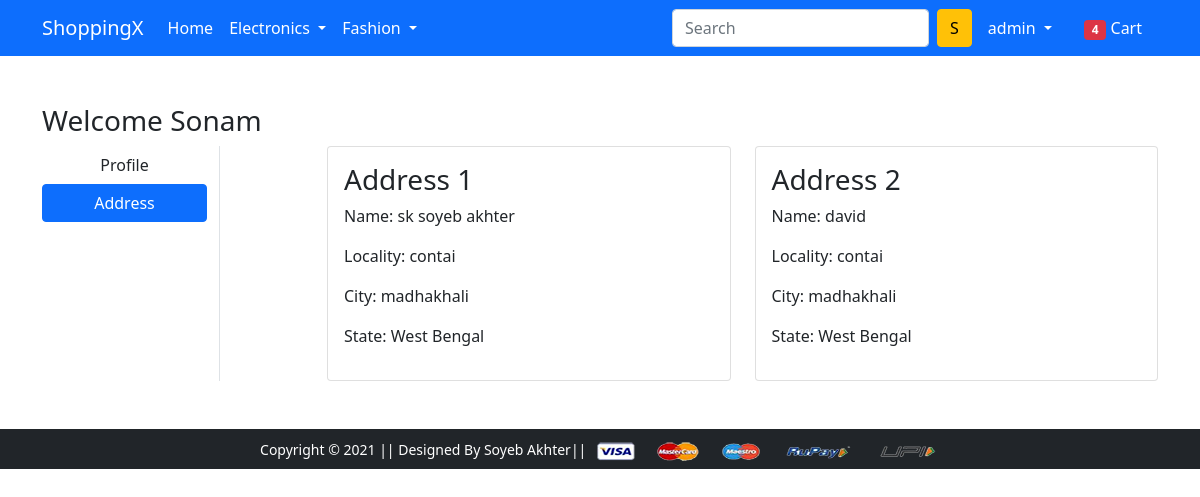
The page /address/ (signed in) on the database its author committed.
### app/models.py (models this page shows, shortened)
class Customer(models.Model):
    user = models.ForeignKey(User, on_delete=models.CASCADE)
    name = models.CharField(max_length=150)
    locality = models.CharField(max_length=150)
    city = models.CharField(max_length=150)
    zipcode = models.IntegerField()
    state = models.CharField(choices=STATE_CHOICES, max_length=150)

### app/views.py (the view)
# urls.py: path('address/', views.address, name='address'),
def address(request):
    add = Customer.objects.filter(user=request.user)
    context = {
        'add': add
    }
    return render(request, 'app/address.html', context)

### app/templates/app/address.html (shortened to what this page needs)
{% extends 'app/base.html' %}
{% load static %}
{% block main-content %}
<div class="container my-5">
 <div class="row">
 <h3>Welcome Sonam</h3>
  <div class="col-sm-2 border-end">
   <ul class="list-unstyled">
    <li class="d-grid"><a href="{% url 'profile' %}" class="btn">Profile</a></li>
    <li class="d-grid"><a href="{% url 'address' %}" class="btn btn-primary">Address</a></li>
   </ul>
  </div>
  <div class="col-sm-9 offset-sm-1">
   <div class="row">
    {% for address in add %}
    <div class="col-sm-6">
     <div class="card">
      <div class="card-body">
       <h3>Address {{ forloop.counter }}</h3>
       <p>Name: {{address.name}}</p>
       <p>Locality: {{ address.locality }}</p>
       <p>City: {{ address.city }}</p>
       <p>State: {{ address.state }}</p>
      </div>
     </div>
    </div>
    {% endfor %}
   </div>
  </div>
 </div>
</div>
{% endblock main-content %}

### app/templates/app/base.html (shortened to what this page needs)
<!doctype html>
{% load static %}
<html lang="en">
  <head>
    <link href="https://cdn.jsdelivr.net/npm/bootstrap@5.0.0-beta1/dist/css/bootstrap.min.css" rel="stylesheet">
    <link rel="stylesheet" href="{% static 'app/css/owl.carousel.min.css' %}">
    <link rel="stylesheet" href="{% static 'app/css/all.min.css' %}">
    <link rel="stylesheet" href="{% static 'app/css/style.css' %}">
  </head>
  <body>
    <nav class="navbar navbar-expand-lg navbar-dark bg-primary">
     <div class="container">
       <a class="navbar-brand" href="/">ShoppingX</a>
       <div class="collapse navbar-collapse" id="navbarSupportedContent">
         <ul class="navbar-nav me-auto mb-2 mb-lg-0">
           <li class="nav-item">
             <a class="nav-link active" aria-current="page" href="/">Home</a>
           </li>
           <li class="nav-item dropdown">
             <a class="nav-link dropdown-toggle text-white" href="#" id="electronicsDropdown" role="button" data-bs-toggle="dropdown" aria-expanded="false">
               Electronics
             </a>
           </li>
           <li class="nav-item dropdown">
             <a class="nav-link dropdown-toggle text-white" href="#" id="fashionDropdown" role="button" data-bs-toggle="dropdown" aria-expanded="false">
               Fashion
             </a>
           </li>
         </ul>
         <form class="d-flex">
           <input class="form-control me-2" type="search" placeholder="Search" aria-label="Search">
           <button class="btn btn-warning" type="submit">S</button>
         </form>
         <div>
          <ul class="navbar-nav me-auto mb-2 mb-lg-0">
            {% if user.is_authenticated %}
           <li class="nav-item dropdown mx-2">
              <a class="nav-link dropdown-toggle text-white" href="#" id="profileDropdown" role="button" data-bs-toggle="dropdown" aria-expanded="false">
                {{ request.user.username }}
              </a>
            </li>
            <li class="nav-item mx-2">
             <a href="{% url 'showcart' %}" class="nav-link text-white"><span class="badge bg-danger">4</span>
               Cart </a>
            </li>
            {% endif %}
          </ul>
         </div>
       </div>
     </div>
    </nav>
    {% block main-content %} {% endblock main-content %}
    <footer class="container-fluid bg-dark text-center p-2 mt-5">
        <small class="text-white">Copyright &copy; 2021 || Designed By Soyeb Akhter|| </small>
        <img src="{% static 'app/images/payment.png' %}" alt="" srcset="" class="img-fluid" height="2px">
    </footer>
  </body>
</html>

### rows shown on the page
Customer: name "sk soyeb akhter", locality "contai", city "madhakhali", state "West Bengal"
Customer: name "david", locality "contai", city "madhakhali", state "West Bengal"

### other values the page prints
{{ request.user.username }} "admin"
